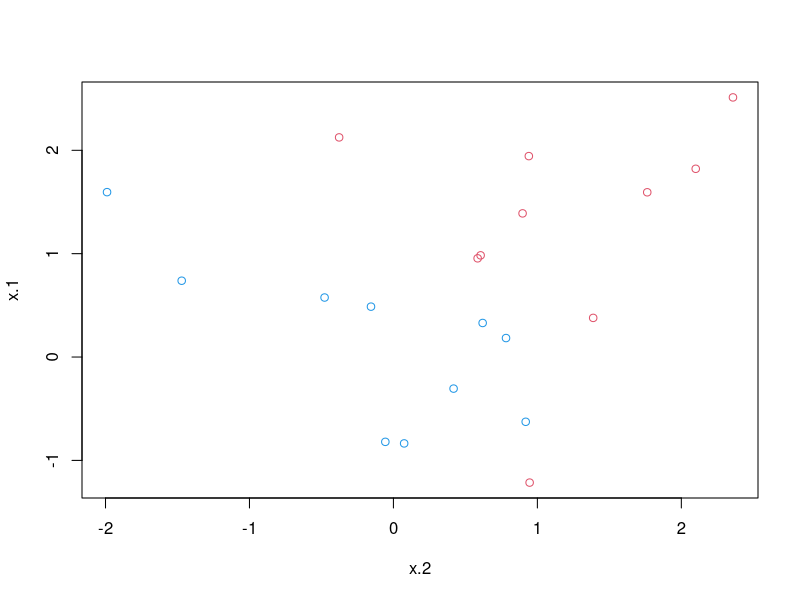
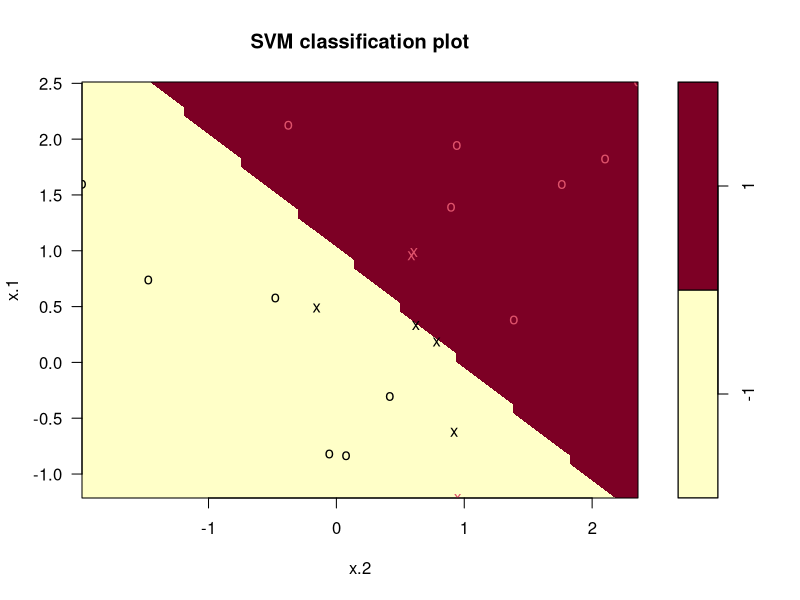
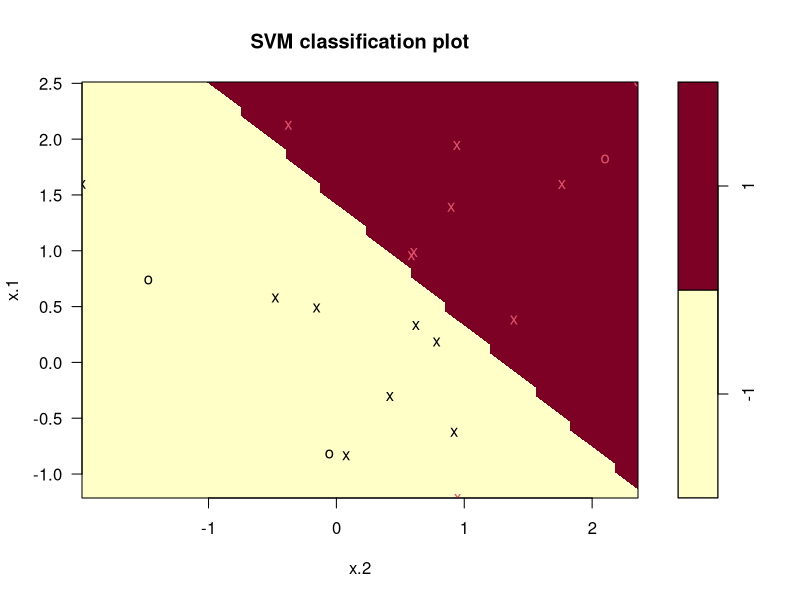
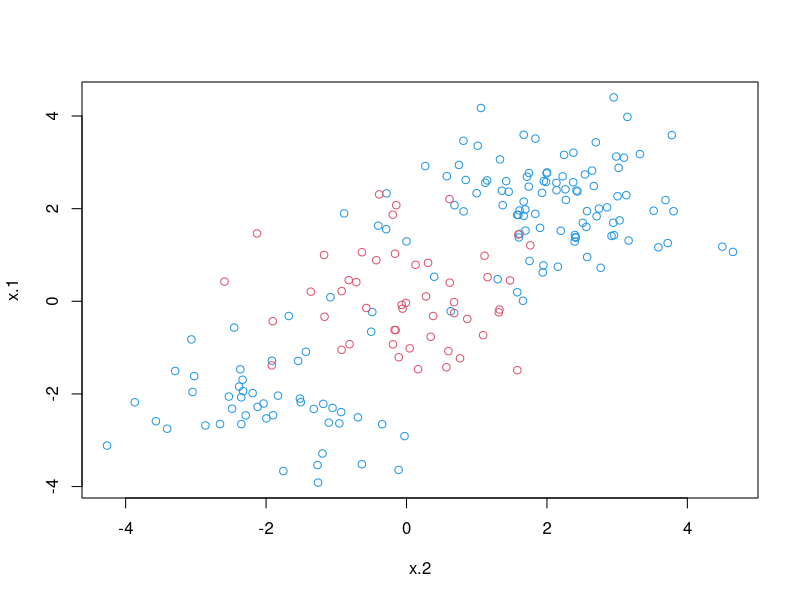
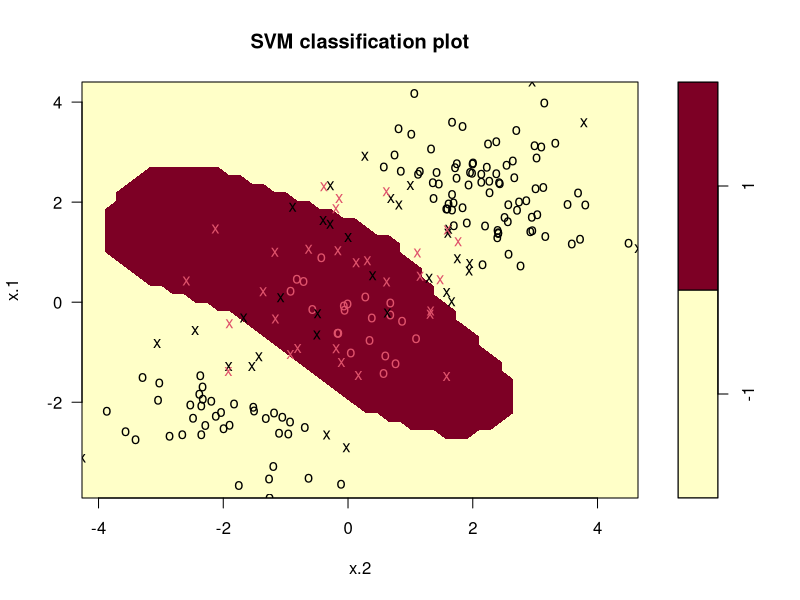
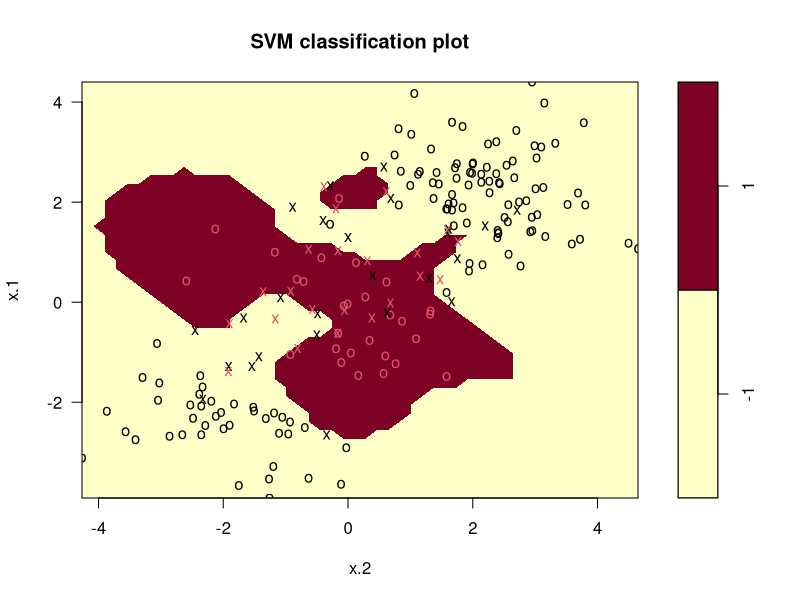
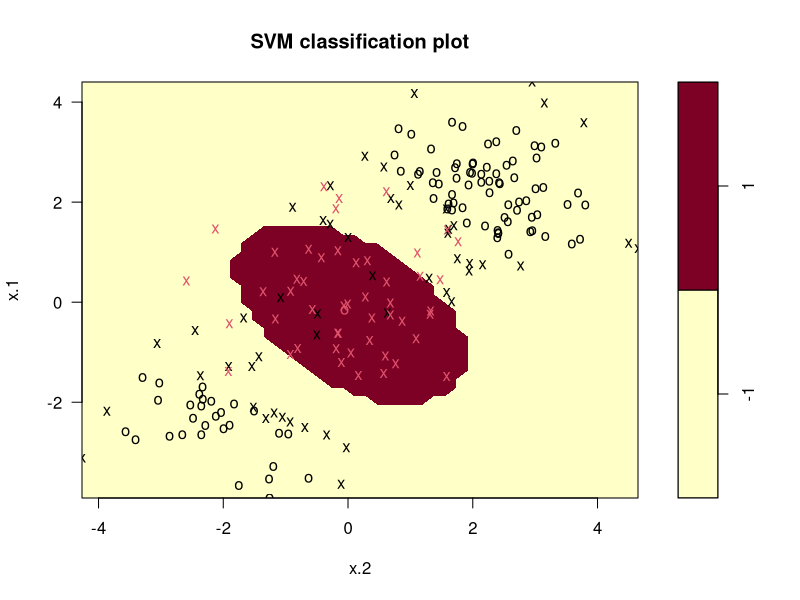

Write the R code that produced these figures, in order.
#install.packages("e1071") # only do this once
library(e1071)

# Simulate data
set.seed(1)
x <- matrix(rnorm(20*2), ncol = 2)
y <- c(rep(-1, 10), rep(1, 10))
x[y==1,] <- x[y==1,] + 1
plot(x[,c(2:1)], col=(3-y), xlab = "x.2", ylab = "x.1")

# Linear SVM
dat <- data.frame(x = x, y = as.factor(y))
svmfit <- svm(y~., data = dat, kernel = "linear",
              cost = 10, scale = FALSE)
plot(svmfit, dat)
svmfit$index # indeces of the support vectors
summary(svmfit)

# Change cost value
svmfit <- svm(y~., data = dat, kernel = "linear",
              cost = .1, scale = FALSE)
plot(svmfit, dat)
svmfit$index # indeces of the support vectors
summary(svmfit)

# Find the optimal parameter using cross validation
set.seed(1)
tune.out <- tune(svm, y~., data = dat, kernel = "linear",
                 ranges = list(cost = c(0.001, 0.01, 0.1, 1, 5, 10, 100)))
summary(tune.out)
summary(tune.out$best.model)

# Fit the model
ypred <- predict(tune.out$best.model, dat)
table(ypred, y)

# Kernel: polynomial or radial
set.seed(1)
x <- matrix(rnorm(200*2), ncol = 2)
y <- c(rep(-1, 150), rep(1, 50))
x[1:100,] <- x[1:100,] + 2
x[101:150,] <- x[101:150,] - 2
plot(x[,c(2:1)], col=(3-y), xlab = "x.2", ylab = "x.1")

# Kernel SVM
dat <- data.frame(x = x, y = as.factor(y))
svmfit <- svm(y~., data = dat, kernel = "radial",
              gamma = 1, cost = 1)
summary(svmfit)
plot(svmfit, dat)

svmfit <- svm(y~., data = dat, kernel = "radial",
              gamma = 1, cost = 1e5)
summary(svmfit)
plot(svmfit, dat)

# Tune parameter
set.seed(1)
tune.out <- tune(svm, y~., data = dat, kernel = "radial",
                 ranges = list(cost = c(0.1, 1, 10, 100, 1000),
                               gamma = c(0.5, 1, 2, 3, 4)))
summary(tune.out$best.model)
plot(tune.out$best.model, dat)
ypred <- predict(tune.out$best.model, dat)
table(ypred, y)